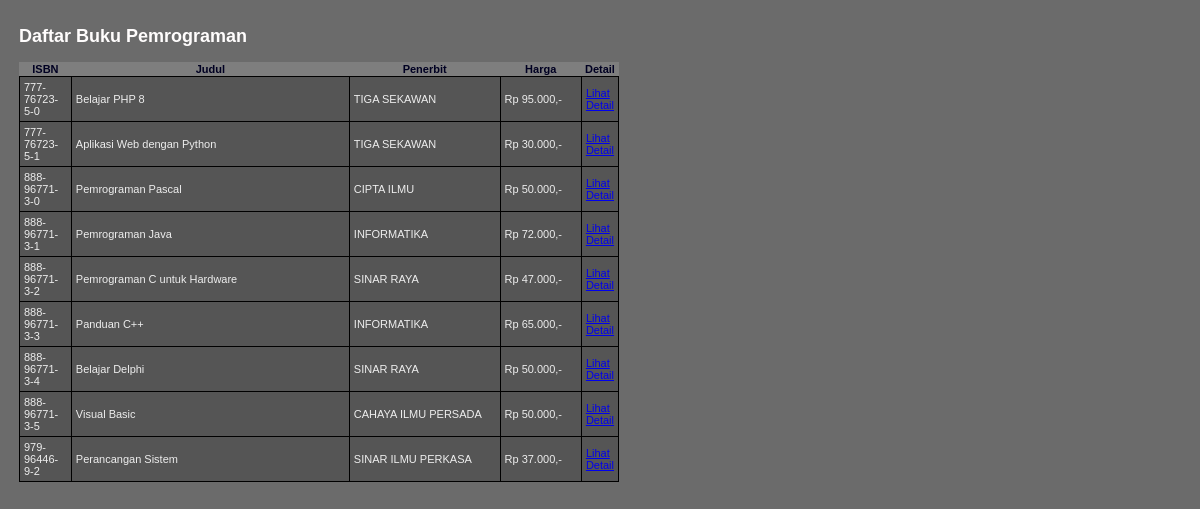
The page /daftarbuku.php?kat=4 on the database its author committed.
### tables this page shows
CREATE TABLE KATEGORI (
    KATEGORI_ID INT NOT NULL AUTO_INCREMENT,
    KATEGORI_NAMA VARCHAR(25),
    PRIMARY KEY(KATEGORI_ID)
);

CREATE TABLE BUKU (
    BUKU_ISBN CHAR(13) NOT NULL,
    BUKU_JUDUL VARCHAR(75),
    PENERBIT_ID CHAR(4),
    BUKU_TGLTERBIT DATE,
    BUKU_JMLHALAMAN INT,
    BUKU_DESKRIPSI TEXT,
    BUKU_HARGA DECIMAL,
    PRIMARY KEY(BUKU_ISBN),
    FOREIGN KEY(PENERBIT_ID)
    REFERENCES PENERBIT(PENERBIT_ID)
);

CREATE TABLE PENERBIT (
    PENERBIT_ID CHAR(4),
    PENERBIT_NAMA VARCHAR(50),
    PRIMARY KEY(PENERBIT_ID)
);

### fungsi.php (called while the page is built, shortened)
<?php
include("dbconn.php");
function getKategori($id) {
    global $link;
    $query = "SELECT
                KATEGORI_NAMA
              FROM
                KATEGORI
              WHERE
                KATEGORI_ID = $id";
    $namakategori = "";
    $result = mysqli_query($link, $query);
    if ($result) {
        list($namakategori) = mysqli_fetch_array($result);
    }
    return $namakategori;
}
?>

### daftarbuku.php (the view, shortened to what this page needs)
<!DOCTYPE html>
<html lang="en">
<head>
    <link href="framelayout.css" rel="stylesheet" type="text/css" />
</head>
<body>
    <div id="tabel">
    <?php
    include("dbconn.php");
    include("fungsi.php");
    $idkategori = $_GET['kat'];
    $namakategori = getKategori($idkategori);
    ?>
    <h2>Daftar Buku <?php echo $namakategori; ?></h2>
    <?php
    $query = "SELECT
                a.BUKU_ISBN,
                a.BUKU_JUDUL,
                b.PENERBIT_NAMA,
                a.BUKU_HARGA
              FROM
                BUKU a,
                PENERBIT b,
                LINK_BUKU_KATEGORI c
              WHERE
                a.PENERBIT_ID = b.PENERBIT_ID AND
                a.BUKU_ISBN = c.BUKU_ISBN AND
                c.KATEGORI_ID = $idkategori";
    $result = mysqli_query($link, $query);
    if ($result) {
    ?>
    <table class="buku">
        <tr>
            <th width="50">ISBN</th>
            <th width="280">Judul</th>
            <th width="150">Penerbit</th>
            <th width="80">Harga</th>
            <th>Detail</th>
        </tr>
        <?php
        while ($row = mysqli_fetch_array($result)) {
        ?>
        <tr>
            <td><?php echo $row['BUKU_ISBN']; ?></td>
            <td align="left"><?php echo $row['BUKU_JUDUL']; ?></td>
            <td align="left"><?php echo $row['PENERBIT_NAMA']; ?></td>
            <td align="right">
                <?php echo "Rp " . number_format($row['BUKU_HARGA'], 0, "", ".") . ",-"; ?>
            </td>
            <td><a href="detailbuku.php?isbn=<?php echo $row['BUKU_ISBN']; ?>">Lihat Detail</a></td>
        </tr>
        <?php
        }
        ?>
    </table>
    <?php
    } else {
        echo "Tidak ada buku yang ditemukan.";
    }
    ?>
    </div>
</body>
</html>

### framelayout.css (style rules this page uses)
body, html { margin-top: 0; padding: 0; color: #fffdfd; background-color: #6b6b6b; font: 12px Verdana, Arial, Helvetica, sans-serif; }
table.buku { text-align: center; font-family: Verdana, Geneva, sans-serif; font-weight: normal; font-size: 11px; color: #002; width: 600px; background-color: rgb(126, 126, 126); border: 0; border-collapse: collapse; border-spacing: 0; }
table.buku td { background-color: rgb(85, 85, 85); color: #eee; padding: 4px; text-align: left; border: 1px solid #000; }
body #tabel { padding: 11px; }

### rows shown on the page
kategori: KATEGORI_NAMA "Pemrograman"
buku: BUKU_ISBN "777-76723-5-0", BUKU_JUDUL "Belajar PHP 8", PENERBIT_ID.PENERBIT_NAMA "TIGA SEKAWAN", BUKU_HARGA "95.000"
buku: BUKU_ISBN "777-76723-5-1", BUKU_JUDUL "Aplikasi Web dengan Python", PENERBIT_ID.PENERBIT_NAMA "TIGA SEKAWAN", BUKU_HARGA "30.000"
buku: BUKU_ISBN "888-96771-3-0", BUKU_JUDUL "Pemrograman Pascal", PENERBIT_ID.PENERBIT_NAMA "CIPTA ILMU", BUKU_HARGA "50.000"
buku: BUKU_ISBN "888-96771-3-1", BUKU_JUDUL "Pemrograman Java", PENERBIT_ID.PENERBIT_NAMA "INFORMATIKA", BUKU_HARGA "72.000"
buku: BUKU_ISBN "888-96771-3-2", BUKU_JUDUL "Pemrograman C untuk Hardware", PENERBIT_ID.PENERBIT_NAMA "SINAR RAYA", BUKU_HARGA "47.000"
buku: BUKU_ISBN "888-96771-3-3", BUKU_JUDUL "Panduan C++", PENERBIT_ID.PENERBIT_NAMA "INFORMATIKA", BUKU_HARGA "65.000"
buku: BUKU_ISBN "888-96771-3-4", BUKU_JUDUL "Belajar Delphi", PENERBIT_ID.PENERBIT_NAMA "SINAR RAYA", BUKU_HARGA "50.000"
buku: BUKU_ISBN "888-96771-3-5", BUKU_JUDUL "Visual Basic", PENERBIT_ID.PENERBIT_NAMA "CAHAYA ILMU PERSADA", BUKU_HARGA "50.000"
buku: BUKU_ISBN "979-96446-9-2", BUKU_JUDUL "Perancangan Sistem", PENERBIT_ID.PENERBIT_NAMA "SINAR ILMU PERKASA", BUKU_HARGA "37.000"
